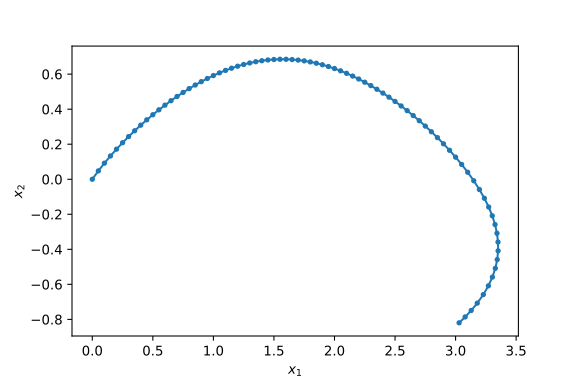

The script that saved this image:
import matplotlib.pyplot as plt
import numpy as np
import pytest

import contique


def fun(x, l, a, b):
    return np.array([-a * np.sin(x[0]) + x[1] ** 2 + l, -b * np.cos(x[1]) * x[1] + l])


def test_sincos():

    # initial solution
    x0 = np.zeros(2)
    lpf0 = 0.0

    # additional function arguments
    a, b = 1, 1

    # numeric continuation
    Res = contique.solve(
        fun=fun,
        x0=x0,
        args=(a, b),
        lpf0=lpf0,
        dxmax=0.1,
        dlpfmax=0.1,
        maxsteps=75,
        maxcycles=4,
        maxiter=20,
        tol=1e-8,
    )

    X = np.array([res.x for res in Res])

    plt.plot(X[:, 0], X[:, 1], "C0.-")
    plt.xlabel("$x_1$")
    plt.ylabel("$x_2$")
    plt.plot([0], [0], "C0o", lw=3)
    plt.arrow(
        X[-2, 0],
        X[-2, 1],
        X[-1, 0] - X[-2, 0],
        X[-1, 1] - X[-2, 1],
        head_width=0.075,
        head_length=0.15,
        fc="C0",
        ec="C0",
    )
    plt.gca().set_aspect("equal")
    plt.savefig("test_sincos.svg")


if __name__ == "__main__":
    test_sincos()
